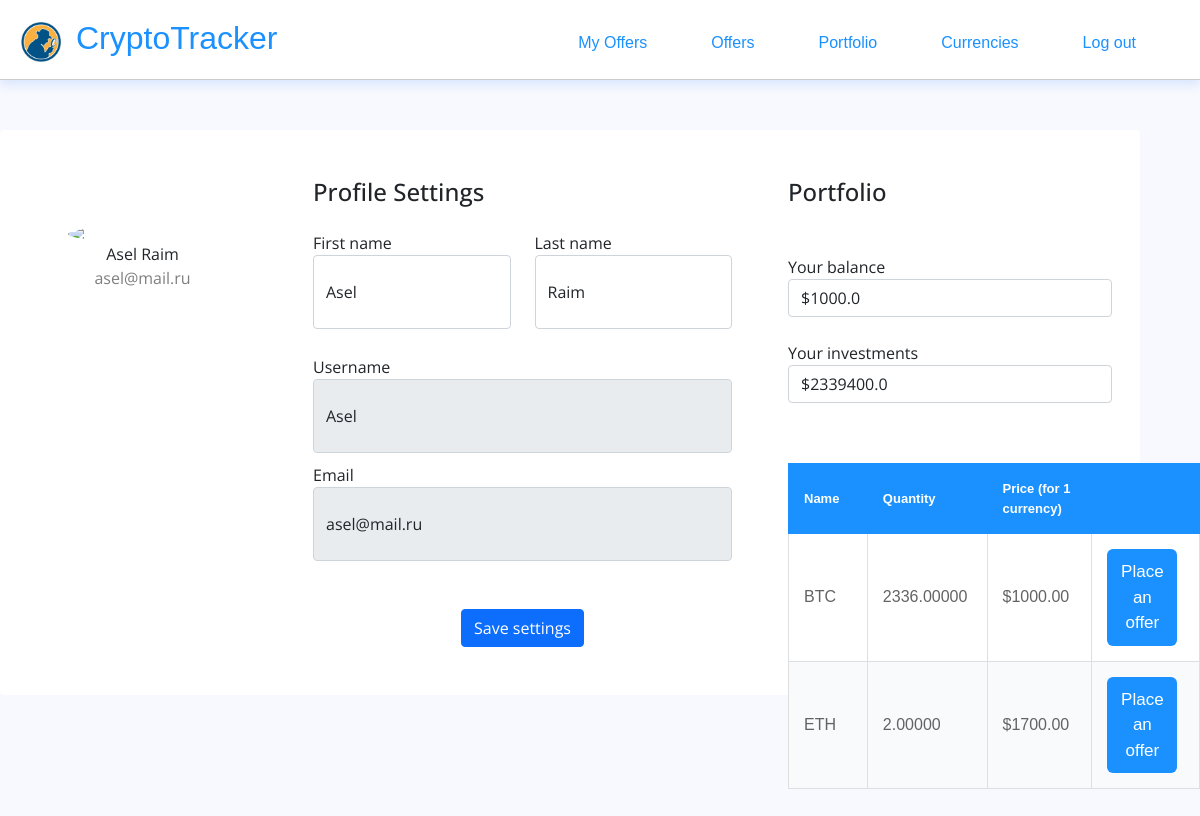
The page /user/profile/ (signed in) on the database as committed earlier.
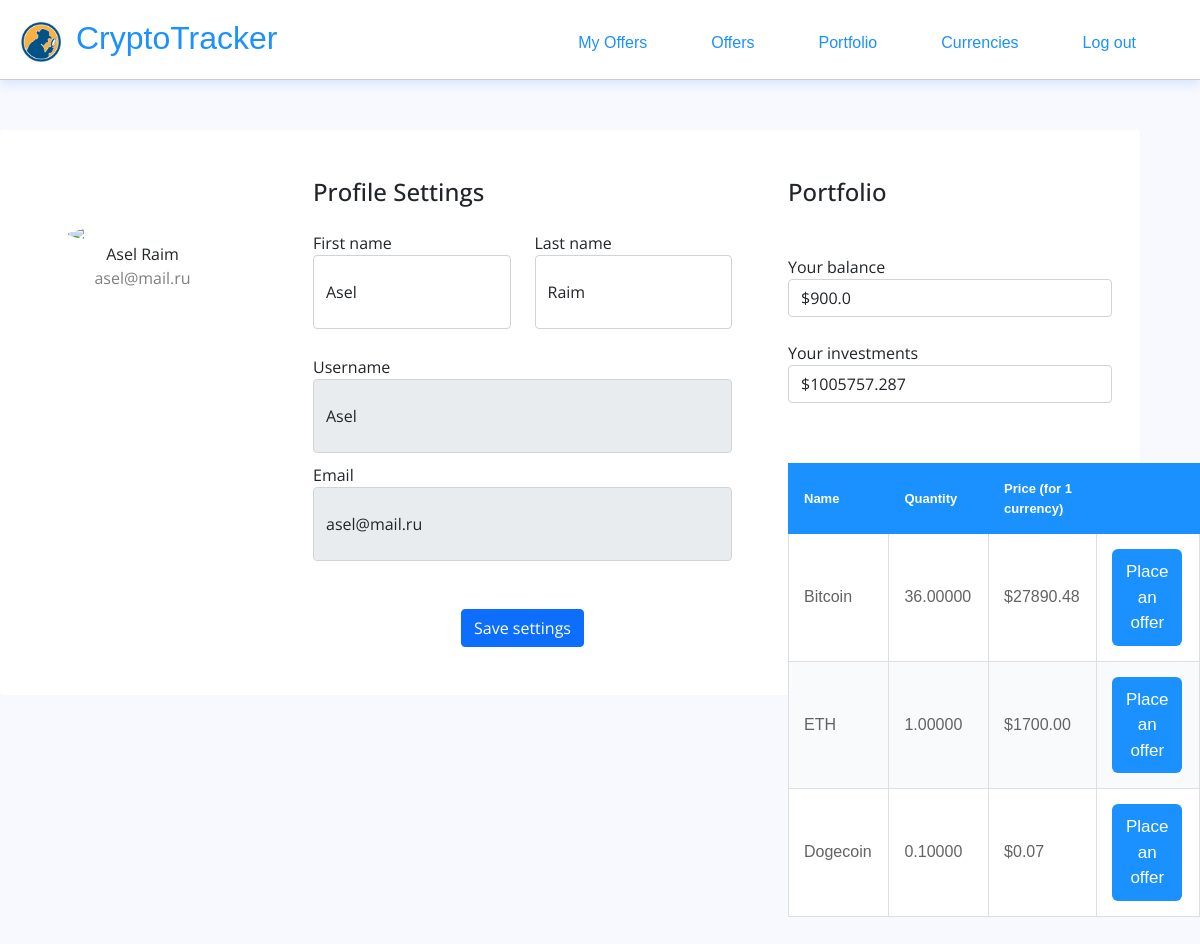
The same page on the database as committed later.
### user/models.py (models this page shows, shortened)
class User(AbstractBaseUser, PermissionsMixin):
    email = models.EmailField(unique=True)
    username = models.CharField(max_length=30, unique=True)
    first_name = models.CharField(max_length=30)
    last_name = models.CharField(max_length=30)
    balance = models.FloatField(default=0)
    is_staff = models.BooleanField(default=False)
    is_active = models.BooleanField(default=True)
    USERNAME_FIELD = 'username'
    REQUIRED_FIELDS = ['first_name', 'last_name', 'email']
    objects = CustomUserManager()

### app/models.py (models this page shows, shortened)
class WalletElement(models.Model):
    currency = models.ForeignKey(to=Currency, on_delete=models.CASCADE,)
    quantity = models.FloatField(null=True)
    user = models.ForeignKey(to=User, on_delete=models.CASCADE,)
    def sum(self):
        return float(self.currency.price) * float(self.quantity)

class Currency(models.Model):
    cmc_rank = models.BigIntegerField(null=True)
    name = models.CharField(null=True, max_length=100)
    symbol = models.CharField(null=True, max_length=100)
    image = models.ImageField(upload_to='currency', max_length=254, default='')
    price = models.DecimalField(max_digits=10, decimal_places=2)
    percent_change_24h = models.FloatField(max_length=10, null=True)
    percent_change_7d = models.FloatField(max_length=10, null=True)
    volume_24h = models.FloatField(max_length=10, null=True)
    market_cap = models.FloatField(max_length=10, null=True)
    description = models.TextField(blank=True)

### user/views.py (the view)
# urls.py: path('profile/', views.profile, name='profile'),
@login_required
def profile(request):
    if request.method == 'POST':
        form = UserProfileForm(instance=request.user, data=request.POST, files=request.FILES)
        if form.is_valid():
            form.save()
            return HttpResponseRedirect(reverse('user:profile'))
    else:
        user = request.user
        userInfo = User.objects.get(id=user.id)
        investments = WalletElement.objects.filter(user=user)
        investments_sum = 0
        for i in investments:
            investments_sum += i.sum()
        investments_sum = round(investments_sum, 3)
        form = UserProfileForm(instance=request.user)
    context = {'form': form, 'userInfo': userInfo, 'investments': investments, 'sum': investments_sum}
    return render(request, 'profile.html', context)

### user/forms.py
class UserProfileForm(UserChangeForm):
    first_name = forms.CharField(widget=forms.TextInput(attrs={
        'class' : 'form-control py-4'
    }))
    last_name = forms.CharField(widget=forms.TextInput(attrs={
        'class' : 'form-control py-4',
    }))
    username = forms.CharField(widget=forms.TextInput(attrs={
        'class' : 'form-control py-4', 'readonly': True
    }))
    email = forms.EmailField(widget=forms.EmailInput(attrs={
        'class' : 'form-control py-4', 'readonly': True
    }))
    class Meta:
        model = User
        fields = ('first_name', 'last_name', 'username', 'email')

### user/templates/profile.html (shortened to what the changed rows need)
{% load static %}
<!DOCTYPE html>
<html lang="en">
<head>
    <link rel="stylesheet" href="https://cdn.jsdelivr.net/npm/bootstrap@5.0.0-alpha1/dist/css/bootstrap.min.css">
    <link rel="stylesheet" href="{% static 'css/header.css' %}">
    <link rel="stylesheet" href="{% static 'css/profile.css' %}">
</head>
<body>
    <header class="site-header">
        <div class="site-identity">
            <h1><a href="/">CryptoTracker</a></h1>
        </div>
    </header>
    <div class="container rounded bg-white mt-5 mb-5">
        <div class="row">
            <div class="prof col-md-3 border-right">
                <div class="d-flex flex-column align-items-center text-center py-5"><img class="rounded-circle mt-5" width="150px" src="https://st3.depositphotos.com/15648834/17930/v/600/depositphotos_179308454-stock-illustration-unknown-person-silhouette-glasses-profile.jpg"><span class="font-weight-bold">{{ userInfo.first_name }} {{ userInfo.last_name }}</span><span class="text-black-50">{{ userInfo.email }}</span></div>
            </div>
            <div class="col-md-5 border-right">
                <div class="p-3 py-5">
                    <form action="{% url 'user:profile' %}" method="post">
                        <div class="row mt-2">
                            <div class="col-md-6"><label class="labels" for="form.first_name.id_for_labele">First name</label>
                                {{ form.first_name }}
                            </div>
                            <div class="col-md-6"><label class="labels" for="form.last_name.id_for_label">Last name</label>
                                {{ form.last_name }}
                            </div>
                        </div>
                        <div class="row mt-3">
                            <div class="col-md-12" style="margin-top: 10px;"><label class="labels" for="form.username.id_for_label">Username</label>
                            {{ form.username }}
                            </div>
                            <div class="col-md-12" style="margin-top: 10px;"><label class="labels" for="form.email.id_for_label">Email</label>
                            {{ form.email }}
                            </div>
                        </div>
                    </form>
                </div>
            </div>
            <div class="col-md-4">
                <div class="p-3 py-5">
                    <br>
                    <div class="col-md-12"><label class="labels">Your balance</label><div class="form-control">${{ userInfo.balance }}</div></div> <br>
                    <div class="col-md-12"><label class="labels">Your investments</label><div class="form-control">${{ sum }}</div></div>
                    {% if investments %}
                        <table>
                            <thead>
                                <tr>
                                    <td>Name</td>
                                    <td>Quantity</td>
                                    <td>Price (for 1 currency)</td>
                                    <td></td>
                                </tr>
                            </thead>
                            <tbody>
                            {% for i in investments %}
                                <tr>
                                    <td>{{ i.currency.name }}</td>
                                    <td>{{ i.quantity|floatformat:5 }}</td>
                                    <td>${{ i.currency.price }}</td>
                                    <td><button class="first" onclick="openPoll({{ i.id }}, '{{ i.currency.name }}', {{ i.quantity }}, {{ i.currency.price }})">
                                    Place an offer
                                    </button></td>
                                </tr>
                            {% endfor %}
                            </tbody>
                        </table>
                    {% else %}
                        <h4 style="margin-top: 10px;">Your wallet is empty...</h4>
                    {% endif%}
                </div>
            </div>
        </div>
    </div>
</body>
</html>

Rows that differ between the two databases and show on the page:
changed User "Asel": balance "1000.0" → "900.0"
changed WalletElement: currency.name "BTC" → "Bitcoin"; quantity "2336.00000" → "36.00000"; currency.price "1000.00" → "27890.48"
changed WalletElement "ETH": quantity "2.00000" → "1.00000"
added WalletElement: currency.name "Dogecoin", quantity "0.10000", currency.price "0.07"
Other text that changed with them:
{{ sum }}: "2339400.0" → "1005757.287"
